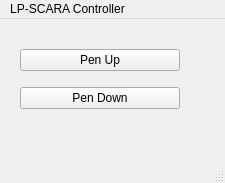
<?xml version="1.0" encoding="UTF-8"?>
<ui version="4.0">
 <class>MainWindow</class>
 <widget class="QMainWindow" name="MainWindow">
  <property name="geometry">
   <rect>
    <x>0</x>
    <y>0</y>
    <width>225</width>
    <height>183</height>
   </rect>
  </property>
  <property name="windowTitle">
   <string>MainWindow</string>
  </property>
  <widget class="QWidget" name="centralwidget">
   <widget class="QWidget" name="verticalLayoutWidget">
    <property name="geometry">
     <rect>
      <x>20</x>
      <y>20</y>
      <width>160</width>
      <height>80</height>
     </rect>
    </property>
    <layout class="QVBoxLayout" name="verticalLayout">
     <item>
      <widget class="QPushButton" name="penUpButton">
       <property name="text">
        <string>Pen Up</string>
       </property>
      </widget>
     </item>
     <item>
      <widget class="QPushButton" name="penDownbutton">
       <property name="text">
        <string>Pen Down</string>
       </property>
      </widget>
     </item>
    </layout>
   </widget>
  </widget>
  <widget class="QMenuBar" name="menubar">
   <property name="geometry">
    <rect>
     <x>0</x>
     <y>0</y>
     <width>225</width>
     <height>33</height>
    </rect>
   </property>
   <widget class="QMenu" name="menuLP_SCARA_Controller">
    <property name="title">
     <string>LP-SCARA Controller</string>
    </property>
   </widget>
   <addaction name="menuLP_SCARA_Controller"/>
  </widget>
  <widget class="QStatusBar" name="statusbar"/>
 </widget>
 <resources/>
 <connections/>
</ui>
